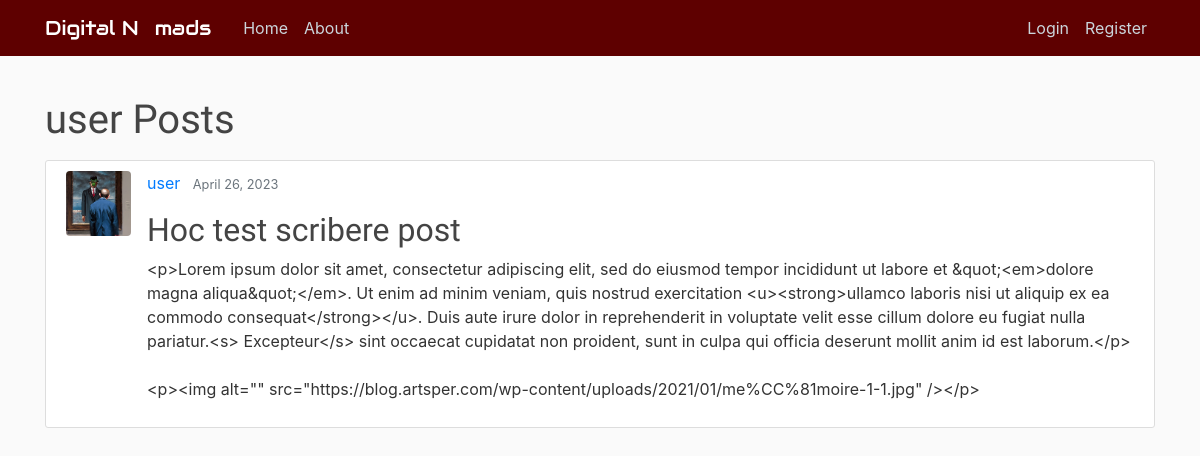
Page /user/user on the earlier database version.
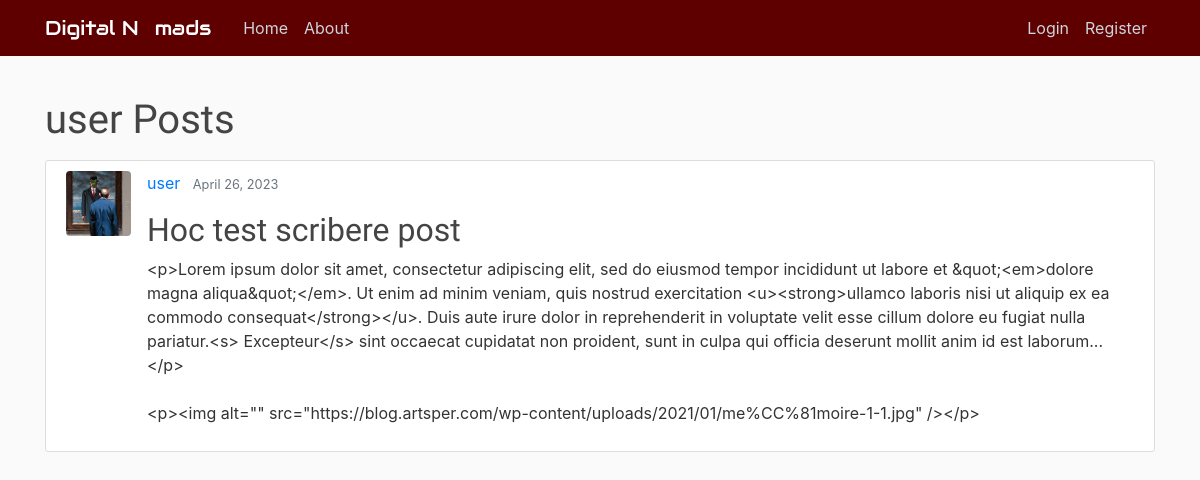
Same page on the later database version.
### blog/models.py (models this page shows, shortened)
class Post(models.Model):
    title = models.CharField(max_length=150)                    # Title field for 150 characters
    content = RichTextField(blank=True, null=True)                                # Text field
    date_posted = models.DateTimeField(default=timezone.now)    # Time Stamp for the defaults Time Zone
    author = models.ForeignKey(User, on_delete=models.CASCADE)  # User if User gets delete, so are its Posts
    likes = models.ManyToManyField(User, related_name='posts')

### users/models.py (models this page shows, shortened)
class Profile(models.Model):
    user = models.OneToOneField(User, on_delete=models.CASCADE)
    image = models.ImageField(default='default.png', upload_to='profile_img')

### blog/views.py (the view)
# urls.py: path('user/<str:username>', UserPostListView.as_view(), name='post-user'),
class UserPostListView(ListView):
    model = Post
    template_name = 'blog/post_user.html'
    context_object_name = 'posts'
    ordering = ['-date_posted']
    paginate_by = 6
    def get_queryset(self):
        user = get_object_or_404(User, username=self.kwargs.get('username'))
        return Post.objects.filter(author=user)

### blog/templates/blog/post_user.html (shortened to what this page needs)
{% extends "blog/base.html" %}
{% block content %}
    <h1 class="mb-3">{{ view.kwargs.username }} Posts</h1>
    {% for post in posts %}
        <article class="media panels">
          <img class="rounded img-frame" src="{{ post.author.profile.image.url }}" alt="">
          <div class="media-body">
            <div class="article-metadata">
              <a class="mr-2" href="{% url 'post-user' post.author.username %}">{{ post.author }}</a>
              <small class="text-muted">{{ post.date_posted|date:"N d, Y" }}</small>
            </div>
            <h2><a class="title" href="{% url 'post-detail' post.id %}">{{ post.title }}</a></h2>
            <p class="article-content">{{ post.content }}</p>
          </div>
        </article>
    {% endfor %}
{% endblock %}

Differences in the rows shown:
changed Post "Hoc test scribere post": content "…mollit anim id est laborum.</p> <p><img alt=\"\" src=\"https://blog.artsper.com/wp-content/uploads/2021/01/me%CC%81moire-1-1.jpg\" /></p>" → "…mollit anim id est laborum...</p> <p><img alt=\"\" src=\"https://blog.artsper.com/wp-content/uploads/2021/01/me%CC%81moire-1-1.jpg\" /></p>"
